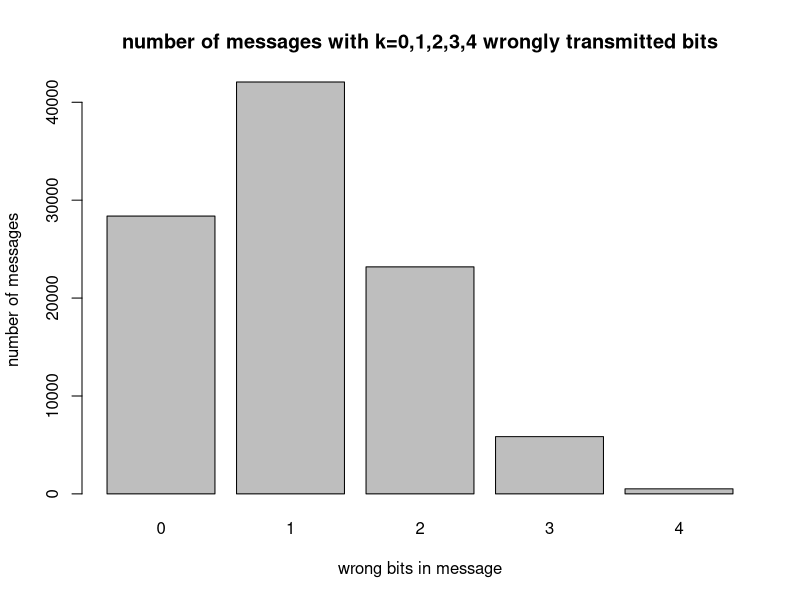

The R script that drew this image: (Note: this script raises an error after producing the figure.)
## ---- chunk 1
# your team id number 
                          ###
id <- 27                  ### Change to the correct id!
                          ###
set.seed(id)
p <- id/100
# matrices G and H
G <- matrix(c(1, 1, 1, 0, 0, 0, 0,
		          1, 0, 0, 1, 1, 0, 0,
		          0, 1, 0, 1, 0, 1, 0,
		          1, 1, 0, 1, 0, 0, 1), nrow = 4, byrow = TRUE)
H <- t(matrix(c(1, 0, 1, 0, 1, 0, 1,
		            0, 1, 1, 0, 0, 1, 1,
		            0, 0, 0, 1, 1, 1, 1), nrow = 3, byrow = TRUE))
# cat("The matrix G is: \n") 
#G  
#cat("The matrix H is: \n") 
#H
#cat("The product GH must be zero: \n")
#(G%*%H) %%2
## ---- chunk 2
# generate N messages
N=100000
message_generator <- function(N) {
  matrix(sample(c(0,1), 4*N, replace = TRUE), nrow = N)
}  
messages <- message_generator(N)
codewords <- (messages %*% G) %% 2
## ---- chunk 3
nosify <- function(bit){
  if(runif(1)<=p){
    bit <- 1-bit
  }
  return(bit)
}
errors <- function(df){
  return(apply(df,c(1, 2),nosify))
}
received <- errors(codewords)
## ---- chunk 4
error_count = rowSums((received[, c(3, 5, 6, 7)] + messages) %%2)
barplot(table(error_count), main="number of messages with k=0,1,2,3,4 wrongly transmitted bits", xlab="wrong bits in message", ylab="number of messages")

## ---- chunk 5
res <- (received %*% H)%%2
idx <- apply(res, 1, function(x) x[1] + x[2]*2 + x[3]*4)
## ---- chunk 6
for (i in seq_along(idx)){
  if(idx[i]!=0){
    received[i,][idx[i]]=1-received[i,][idx[i]]
  }
}
final = received[, c(3, 5, 6, 7)]
## ---- chunk 7
counter = 0

for (rows in 1:nrow(final)){
  if(final[rows, 1] == messages[rows,1]&(final[rows, 2] == messages[rows, 2]) & 
     (final[rows, 3] == messages[rows, 3]) &(final[rows, 4] == messages[rows, 4]) ){
    counter = counter + 1
  }
}
p_hat = counter/N
p_hat

p_star = (1-p)**7+7*p*(1-p)**6
p_star
## ---- chunk 8
lambda <- 1  # change this!
N <- 10     # change this!
mu <- N * lambda
K <- 1e3
n <- 5
sample_means <- colMeans(matrix(rpois(n*K, lambda = mu), nrow=n))

## ---- chunk 9
mu <- mean(sam)       # change this!
sigma <- 1    # change this!
## ---- chunk 10
xlims <- c(mu-3*sigma,mu+3*sigma)
Fs <- ecdf(sample_means)
plot(Fs, 
     xlim = xlims, 
     ylim = c(0,1),
     col = "blue",
     lwd = 2,
     main = "Comparison of ecdf and cdf")
curve(pnorm(x, mean = mu, sd = sigma), col = "red", lwd = 2, add = TRUE)
## ---- chunk 11
nu1 <- 37
K <- 1e3
n1 <- 5
n2 <- 10
n3 <- 50
sample_means1 <- colMeans(matrix(rexp(n1*K, rate = nu1), nrow=n))
sample_means2 <- colMeans(matrix(rexp(n2*K, rate = nu1), nrow=n))
sample_means3 <- colMeans(matrix(rexp(n3*K, rate = nu1), nrow=n))
## ---- chunk 12
mu1 <- mean(sample_means1)
sigma1 <- sqrt(var(sample_means1))
mu2 <- mean(sample_means2)
sigma2 <- sqrt(var(sample_means2))
mu3 <- mean(sample_means3)
sigma3 <- sqrt(var(sample_means3))
## ---- chunk 13
xlims <- c(mu1-3*sigma1,mu1+3*sigma1)
Fs <- ecdf(sample_means1)
plot(Fs, 
     xlim = xlims, 
     col = "blue",
     lwd = 2,
     main = "Comparison of ecdf and cdf for n=5")
x <- seq(min(sample_means1), max(sample_means1), by = .01)
curve(pnorm(x, mean = mu1, sd = sigma1), col = "red", lwd = 2, add = TRUE)
print("Max difference:")
max(abs(ecdf(sample_means1)(x)-pnorm(x, mean = mu1, sd = sigma1)))
## ---- chunk 14
xlims <- c(mu2-3*sigma2,mu2+3*sigma2)
Fs <- ecdf(sample_means2)
plot(Fs, 
     xlim = xlims, 
     col = "blue",
     lwd = 2,
     main = "Comparison of ecdf and cdf for n=10")
x <- seq(min(sample_means2), max(sample_means2), by = .01)
curve(pnorm(x, mean = mu2, sd = sigma2), col = "red", lwd = 2, add = TRUE)
print("Max difference:")
max(abs(ecdf(sample_means2)(x)-pnorm(x, mean = mu2, sd = sigma2)))
## ---- chunk 15
xlims <- c(mu3-3*sigma3,mu3+3*sigma3)
Fs <- ecdf(sample_means3)
plot(Fs, 
     xlim = xlims, 
     col = "blue",
     lwd = 2,
     main = "Comparison of ecdf and cdf for n=50")
x <- seq(min(sample_means3), max(sample_means3), by = .01)
curve(pnorm(x, mean = mu3, sd = sigma3), col = "red", lwd = 2, add = TRUE)
print("Max difference:")
max(abs(ecdf(sample_means3)(x)-pnorm(x, mean = mu3, sd = sigma3)))
## ---- chunk 16
curve(x*0.95/x, from=0, to=5, col="red", ylab="")
eq=function(x) {((37*x/100)^100)/(exp(37*x-100))}
par(new=TRUE)
curve(eq, from=0, to=5, col="blue", ylab="")
## ---- chunk 17
N <- 2
nu <- nu1*N
K <- 1e3
n <- 100
sample <- colMeans(matrix(rexp(n*K, rate = nu), nrow=n))

mu <- mean(sample)
sigma <- sqrt(var(sample))
xlims <- c(mu-3*sigma,mu+3*sigma)
Fs <- ecdf(sample)
plot(Fs, 
     xlim = xlims, 
     col = "blue",
     lwd = 2,
     main = "Comparison of ecdf and cdf")
x <- seq(min(sample), max(sample), by = .01)
curve(pnorm(x, mean = mu, sd = sigma), col = "red", lwd = 2, add = TRUE)

## ---- chunk 18
clicks <- rep(0, K)
for (i in 1:K) {
  clicks[i] <- sum(rexp(100, rate = 37*2))
}
prob <- length(clicks[clicks>1]) / length(clicks)
prob
## ---- chunk 19
clicks <- rep(0, K)
for (i in 1:K) {
  clicks[i] <- sum(rexp(100, rate = 37*2))
}
prob <- length(clicks[clicks>1]) / length(clicks)
prob
